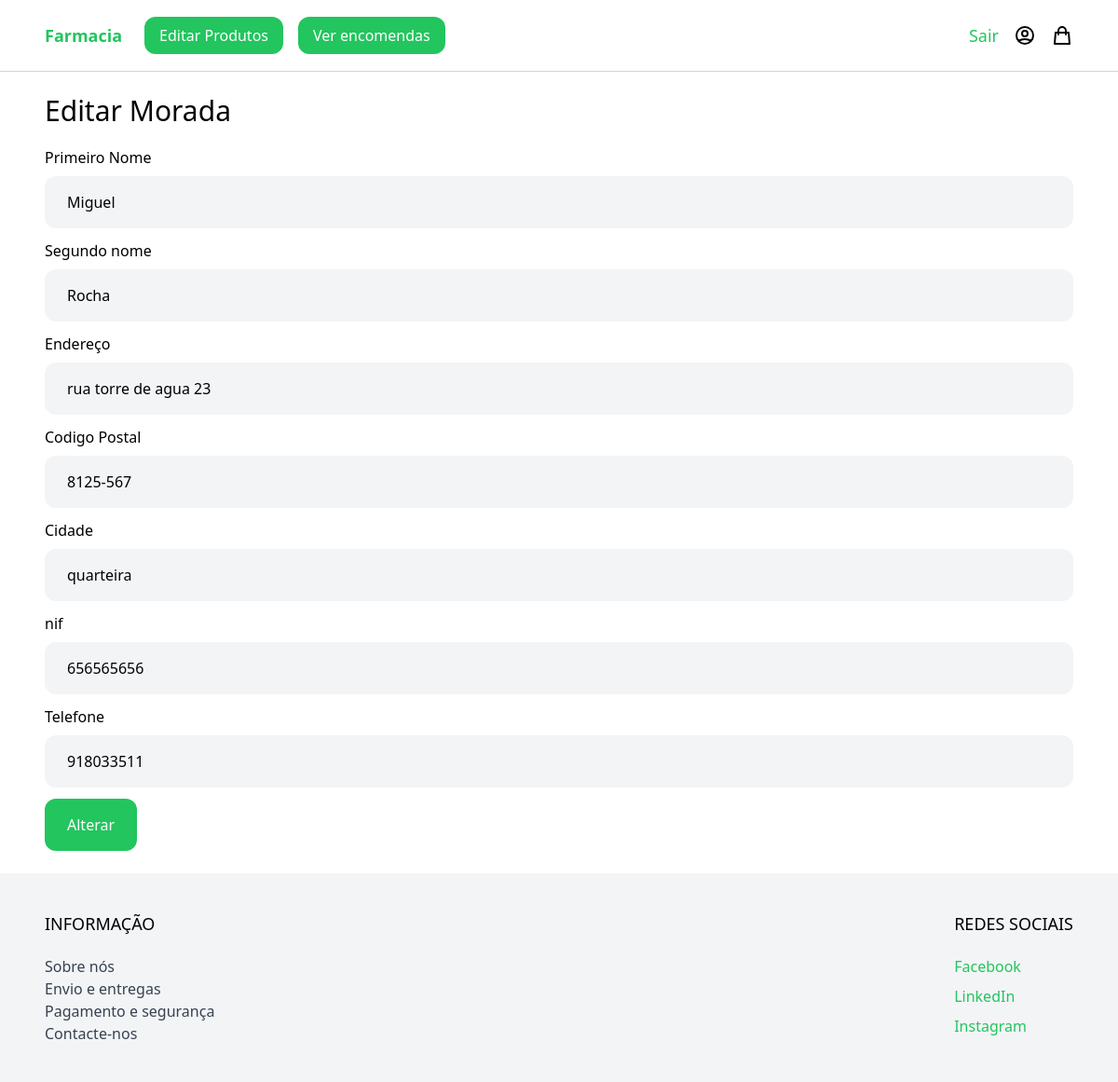
/edit_shipping_address/1/ (signed in), run on the app's committed database.
### Orders/models.py (models this page shows, shortened)
class Order(models.Model):
    STATUS_CHOICES = (
        ('Pendente', 'Pendente'),
        ('Enviado', 'Enviado'),
        ('Recebido', 'Recebido'),
        ('Cancelado', 'Cancelado'),
    )
    id = models.AutoField(primary_key=True)
    user = models.ForeignKey(User, on_delete=models.CASCADE)
    address = models.ForeignKey(ShippingAddress, on_delete=models.CASCADE)
    status = models.CharField(max_length=10, choices=STATUS_CHOICES, default='Pendente')
    payment = models.ForeignKey(Payment, on_delete=models.CASCADE, null=False)
    date_added = models.DateTimeField(auto_now_add=True)
    date_modified = models.DateTimeField(auto_now=True)
    total = models.DecimalField(max_digits=10, decimal_places=2, default=0.00)
    tracking_number = models.CharField(max_length=100, null=True)
    class Meta:
        verbose_name = 'Order'
        verbose_name_plural = 'Orders'

class ShippingAddress(models.Model):
    first_name = models.CharField(max_length=100, null=False)
    last_name = models.CharField(max_length=100, null=False)
    address = models.CharField(max_length=100, null=False)
    postal_code = models.CharField(validators=[RegexValidator(r'^\d{4}-\d{3}$')], max_length=8, null=False)
    city = models.CharField(max_length=100, null=False)
    nif = models.CharField(validators=[RegexValidator(r'^\d{9}$')], max_length=9, null=True)
    phone = models.CharField(validators=[RegexValidator(r'^\d{9}$')], max_length=9, null=False)
    class Meta:
        db_table = 'ShippingAdress'
        verbose_name = 'ShippingAdress'
        verbose_name_plural = 'ShippingAdresses'
        ordering = ['id']

### Orders/views.py (the view, shortened to what this page needs)
# urls.py: path('edit_shipping_address/<int:order_id>/', edit_shipping_address, name='edit_shipping_address'),
@staff_member_required
def edit_shipping_address(request, order_id):
    order = get_object_or_404(Order, id=order_id)
    address = get_object_or_404(ShippingAddress, id=order.address.id)
    address_form = ShippingAddressForm(request.POST or None, instance=address)
    context = {'order': order, 'address_form': address_form}
    return render(request, 'Orders/edit_shipping_address.html', context)

### Orders/forms.py
class ShippingAddressForm(ModelForm):
    class Meta:
        model = ShippingAddress
        fields = ['first_name', 'last_name', 'address', 'postal_code', 'city', 'nif', 'phone']

### Orders/templates/Orders/edit_shipping_address.html (shortened to what this page needs)
{% extends 'base.html' %}
{% block content %}
<div class="max-w-6xl mx-auto p-6">
    <h1 class="mb-5 text-3xl">Editar Morada</h1>
    <form method="post" action="." class="space-y-3">
        <div>
            <label>Primeiro Nome</label>
            <input name="first_name" value="{{ order.address.first_name}}" type="text" required class="w-full mt-2 py-4 px-6 bg-gray-100 rounded-xl">
        </div>
        <div>
            <label>Segundo nome</label>
            <input name="last_name" value="{{ order.address.last_name }}" type="text" class="w-full mt-2 py-4 px-6 bg-gray-100 rounded-xl">
        </div>
        <div>
            <label>Endereço</label>
            <input name="address" value="{{ order.address.address }}" type="text" required class="w-full mt-2 py-4 px-6 bg-gray-100 rounded-xl">
        </div>
        <div>
            <label>Codigo Postal</label>
            <input name="postal_code" value="{{ order.address.postal_code }}" type="text" class="w-full mt-2 py-4 px-6 bg-gray-100 rounded-xl">
        </div>
        <div>
            <label>Cidade</label>
            <input name="city" value="{{ order.address.city }}" type="text" class="w-full mt-2 py-4 px-6 bg-gray-100 rounded-xl">
        </div>
        <div>
            <label>nif</label>
            <input name="nif" value="{{ order.address.nif }}" type="text" class="w-full mt-2 py-4 px-6 bg-gray-100 rounded-xl">
        </div>
        <div>
            <label>Telefone</label>
            <input name="phone" value="{{ order.address.phone }}" type="text" class="w-full mt-2 py-4 px-6 bg-gray-100 rounded-xl">
        </div>
        <div>
            <button class="py-4 px-6 rounded-xl text-white bg-green-500">Alterar</button>
        </div>
    </form>
</div>
{% endblock %}

### data on the page
Order: first_name "Miguel", last_name "Rocha", address "rua torre de agua 23", postal_code "8125-567", city "quarteira", nif "656565656", phone "918033511"
